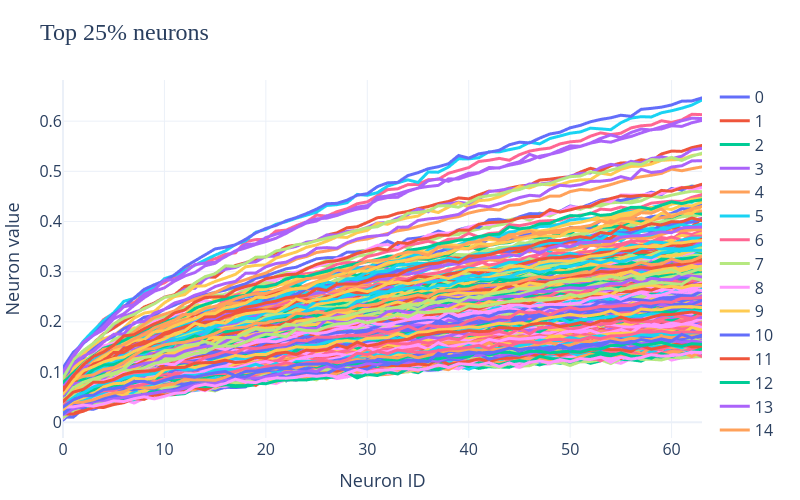

Notebook code cell kept with this figure:
### Code cell
neurons_avg_across_pos = train_cache['blocks.0.ln2.hook_normalized'].mean(0) # 64 x 2048
# Let's find 10 neurons that are the closest to each other and also positive
neurons_mean = neurons_avg_across_pos.mean(0)
q = np.quantile(neurons_mean, 0.75)
# top_quarter_neurons_ids = np.where(neurons_mean > q)[0]
line(neurons_avg_across_pos[:, top_quarter_neurons_ids], title='Top 25% neurons', xaxis='Position', yaxis='Neuron value', width=800, height=500)
